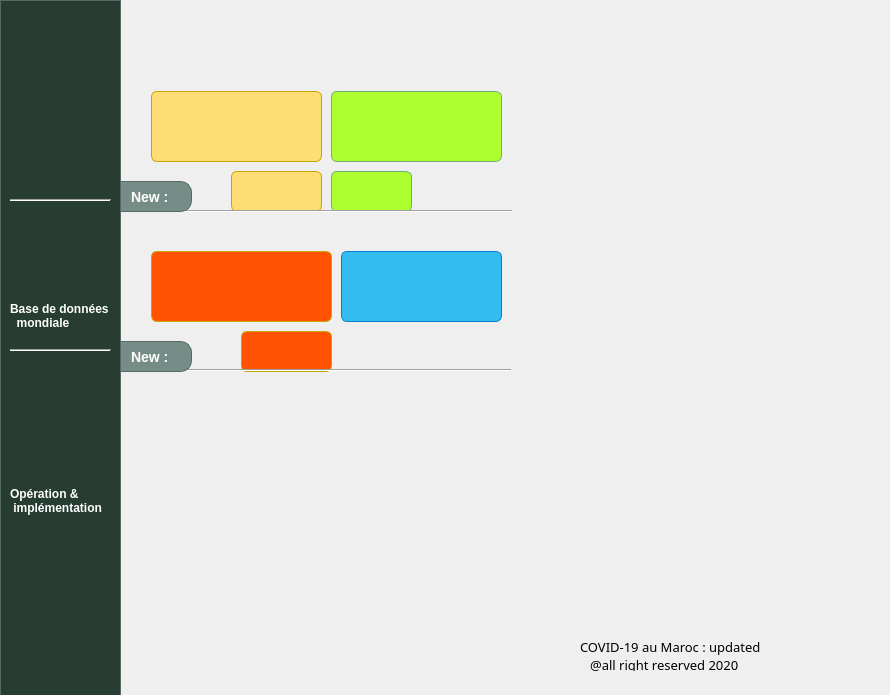
<?xml version="1.0" encoding="UTF-8"?>
<ui version="4.0">
 <class>SecDialog</class>
 <widget class="QDialog" name="SecDialog">
  <property name="geometry">
   <rect>
    <x>0</x>
    <y>0</y>
    <width>890</width>
    <height>695</height>
   </rect>
  </property>
  <property name="windowTitle">
   <string>DeskApp</string>
  </property>
  <widget class="QLabel" name="label_time">
   <property name="geometry">
    <rect>
     <x>610</x>
     <y>24</y>
     <width>101</width>
     <height>21</height>
    </rect>
   </property>
   <property name="font">
    <font>
     <pointsize>9</pointsize>
     <weight>50</weight>
     <bold>false</bold>
     <underline>false</underline>
    </font>
   </property>
   <property name="text">
    <string/>
   </property>
  </widget>
  <widget class="QLabel" name="label_pics">
   <property name="geometry">
    <rect>
     <x>520</x>
     <y>10</y>
     <width>351</width>
     <height>651</height>
    </rect>
   </property>
   <property name="minimumSize">
    <size>
     <width>0</width>
     <height>0</height>
    </size>
   </property>
   <property name="font">
    <font>
     <family>MS Serif</family>
     <pointsize>12</pointsize>
     <weight>75</weight>
     <bold>true</bold>
    </font>
   </property>
   <property name="cursor">
    <cursorShape>ClosedHandCursor</cursorShape>
   </property>
   <property name="mouseTracking">
    <bool>false</bool>
   </property>
   <property name="text">
    <string/>
   </property>
  </widget>
  <widget class="QLabel" name="label_maroc">
   <property name="geometry">
    <rect>
     <x>760</x>
     <y>0</y>
     <width>121</width>
     <height>31</height>
    </rect>
   </property>
   <property name="text">
    <string/>
   </property>
  </widget>
  <widget class="QLabel" name="label_Recovred">
   <property name="geometry">
    <rect>
     <x>331</x>
     <y>91</y>
     <width>171</width>
     <height>71</height>
    </rect>
   </property>
   <property name="font">
    <font>
     <family>Arial Rounded MT Bold</family>
     <pointsize>14</pointsize>
     <weight>75</weight>
     <bold>true</bold>
     <underline>false</underline>
     <strikeout>false</strikeout>
    </font>
   </property>
   <property name="styleSheet">
    <string notr="true">box-shadow:inset 0px 1px 0px 0px #aef29b;
	
	background-color:#ADFF2F;
	border-radius:6px;
	border:1px solid #71ad77;
	display:inline-block;
	cursor:pointer;
	color:#ffffff;
	
	font-weight:bold;
	padding:6px 24px;
	text-decoration:none;
	text-shadow:0px 1px 0px #2f6627;</string>
   </property>
   <property name="text">
    <string/>
   </property>
  </widget>
  <widget class="QLabel" name="label_active">
   <property name="geometry">
    <rect>
     <x>151</x>
     <y>91</y>
     <width>171</width>
     <height>71</height>
    </rect>
   </property>
   <property name="font">
    <font>
     <family>Arial Rounded MT Bold</family>
     <pointsize>14</pointsize>
     <weight>75</weight>
     <bold>true</bold>
     <underline>false</underline>
     <strikeout>false</strikeout>
    </font>
   </property>
   <property name="styleSheet">
    <string notr="true">box-shadow:inset 0px 1px 0px 0px #f0e405;
	background:linear-gradient(to bottom, #ffdd75 5%, #f5e08b 100%);
	background-color:#ffdd75;
	border-radius:6px;
	border:1px solid #c7a600;
	display:inline-block;
	cursor:pointer;
	color:#ffffff;


	font-weight:bold;
	padding:6px 24px;
	text-decoration:none;
	text-shadow:0px 1px 0px #2f6627;</string>
   </property>
   <property name="text">
    <string/>
   </property>
  </widget>
  <widget class="QLabel" name="label_2">
   <property name="geometry">
    <rect>
     <x>331</x>
     <y>171</y>
     <width>81</width>
     <height>41</height>
    </rect>
   </property>
   <property name="font">
    <font>
     <family>MS Sans Serif</family>
     <pointsize>14</pointsize>
     <weight>75</weight>
     <bold>true</bold>
     <underline>false</underline>
     <strikeout>false</strikeout>
    </font>
   </property>
   <property name="styleSheet">
    <string notr="true">box-shadow:inset 0px 1px 0px 0px #aef29b;
	
	background-color:#ADFF2F;
	border-radius:6px;
	border:1px solid #71ad77;
	display:inline-block;
	cursor:pointer;
	color:#ffffff;
	padding:6px 24px;
	text-shadow:1px 1px 1px #919191;
   -webkit-text-stroke-color:;
    -webkit-text-stroke-width:
</string>
   </property>
   <property name="text">
    <string/>
   </property>
  </widget>
  <widget class="QLabel" name="label_patient">
   <property name="geometry">
    <rect>
     <x>281</x>
     <y>131</y>
     <width>31</width>
     <height>31</height>
    </rect>
   </property>
   <property name="text">
    <string/>
   </property>
  </widget>
  <widget class="QLabel" name="label_recovred">
   <property name="geometry">
    <rect>
     <x>341</x>
     <y>131</y>
     <width>31</width>
     <height>31</height>
    </rect>
   </property>
   <property name="text">
    <string/>
   </property>
  </widget>
  <widget class="QLabel" name="label_death">
   <property name="geometry">
    <rect>
     <x>151</x>
     <y>251</y>
     <width>181</width>
     <height>71</height>
    </rect>
   </property>
   <property name="font">
    <font>
     <family>Arial Rounded MT Bold</family>
     <pointsize>14</pointsize>
     <weight>75</weight>
     <bold>true</bold>
     <underline>false</underline>
     <strikeout>false</strikeout>
    </font>
   </property>
   <property name="styleSheet">
    <string notr="true">box-shadow:inset 0px 39px 0px -24px #fc5624;
	background-color:#ff5303;
	border-radius:6px;
	border:1px solid #c7a600;
	display:inline-block;
	cursor:pointer;
	color:#ffffff;
	font-weight:bold;
	padding:6px 15px;
	text-decoration:none;
	text-shadow:0px 1px 0px #e6b0ac;</string>
   </property>
   <property name="text">
    <string/>
   </property>
  </widget>
  <widget class="QLabel" name="label_skull">
   <property name="geometry">
    <rect>
     <x>281</x>
     <y>271</y>
     <width>41</width>
     <height>41</height>
    </rect>
   </property>
   <property name="text">
    <string/>
   </property>
  </widget>
  <widget class="QLabel" name="label_3">
   <property name="geometry">
    <rect>
     <x>241</x>
     <y>331</y>
     <width>91</width>
     <height>41</height>
    </rect>
   </property>
   <property name="font">
    <font>
     <family>MS Sans Serif</family>
     <pointsize>14</pointsize>
     <weight>75</weight>
     <bold>true</bold>
     <underline>false</underline>
     <strikeout>false</strikeout>
    </font>
   </property>
   <property name="styleSheet">
    <string notr="true">box-shadow:inset 0px 39px 0px -24px #fc5624;
	background-color:#ff5303;
	border-radius:6px;
	border:1px solid #c7a600;
	display:inline-block;
	cursor:pointer;
	color:#ffffff;
	
	padding:6px 15px;
	text-decoration:none;
	text-shadow:0px 1px 0px #e6b0ac;</string>
   </property>
   <property name="text">
    <string/>
   </property>
  </widget>
  <widget class="QLabel" name="label_up2">
   <property name="geometry">
    <rect>
     <x>281</x>
     <y>251</y>
     <width>61</width>
     <height>31</height>
    </rect>
   </property>
   <property name="font">
    <font>
     <family>Arial Rounded MT Bold</family>
     <pointsize>14</pointsize>
     <weight>50</weight>
     <italic>false</italic>
     <bold>false</bold>
    </font>
   </property>
   <property name="styleSheet">
    <string notr="true"/>
   </property>
   <property name="text">
    <string/>
   </property>
  </widget>
  <widget class="QLabel" name="label_1">
   <property name="geometry">
    <rect>
     <x>231</x>
     <y>171</y>
     <width>91</width>
     <height>41</height>
    </rect>
   </property>
   <property name="font">
    <font>
     <family>MS Sans Serif</family>
     <pointsize>14</pointsize>
     <weight>75</weight>
     <bold>true</bold>
     <underline>false</underline>
     <strikeout>false</strikeout>
    </font>
   </property>
   <property name="styleSheet">
    <string notr="true">box-shadow:inset 0px 1px 0px 0px #f0e405;
	background:linear-gradient(to bottom, #ffdd75 5%, #f5e08b 100%);
	background-color:#ffdd75;
	border-radius:6px;
	border:1px solid #c7a600;
	display:inline-block;
	cursor:pointer;
	color:#ffffff;
	font-weight:bold;
	padding:6px 24px;
	text-decoration:none;
	text-shadow:0px 1px 0px #2f6627;</string>
   </property>
   <property name="text">
    <string/>
   </property>
  </widget>
  <widget class="Line" name="line">
   <property name="geometry">
    <rect>
     <x>121</x>
     <y>201</y>
     <width>391</width>
     <height>21</height>
    </rect>
   </property>
   <property name="orientation">
    <enum>Qt::Horizontal</enum>
   </property>
  </widget>
  <widget class="QLabel" name="label_4">
   <property name="geometry">
    <rect>
     <x>111</x>
     <y>181</y>
     <width>81</width>
     <height>31</height>
    </rect>
   </property>
   <property name="font">
    <font>
     <family>Arial</family>
     <pointsize>-1</pointsize>
     <weight>75</weight>
     <bold>true</bold>
     <underline>false</underline>
     <strikeout>false</strikeout>
    </font>
   </property>
   <property name="styleSheet">
    <string notr="true">	box-shadow:inset 0px 0px 3px 0px #91b8b3;
	background:linear-gradient(to bottom, #768d87 5%, #6c7c7c 100%);
	background-color:#768d87;
	border-radius:11px;
	border:1px solid #566963;
	display:inline-block;
	cursor:pointer;
	color:#ffffff;
	font-family:Arial;
	font-size:14px;
	font-weight:bold;
	padding:9px 15px;
	text-decoration:none;
	text-shadow:0px 0px 0px #2b665e;</string>
   </property>
   <property name="text">
    <string>New :</string>
   </property>
  </widget>
  <widget class="Line" name="line_4">
   <property name="geometry">
    <rect>
     <x>150</x>
     <y>360</y>
     <width>361</width>
     <height>21</height>
    </rect>
   </property>
   <property name="orientation">
    <enum>Qt::Horizontal</enum>
   </property>
  </widget>
  <widget class="QLabel" name="label_8">
   <property name="geometry">
    <rect>
     <x>111</x>
     <y>341</y>
     <width>81</width>
     <height>31</height>
    </rect>
   </property>
   <property name="font">
    <font>
     <family>Arial</family>
     <pointsize>-1</pointsize>
     <weight>75</weight>
     <bold>true</bold>
     <underline>false</underline>
     <strikeout>false</strikeout>
    </font>
   </property>
   <property name="styleSheet">
    <string notr="true">	box-shadow:inset 0px 0px 3px 0px #91b8b3;
	background:linear-gradient(to bottom, #768d87 5%, #6c7c7c 100%);
	background-color:#768d87;
	border-radius:11px;
	border:1px solid #566963;
	display:inline-block;
	cursor:pointer;
	color:#ffffff;
	font-family:Arial;
	font-size:14px;
	font-weight:bold;
	padding:9px 15px;
	text-decoration:none;
	text-shadow:0px 0px 0px #2b665e;</string>
   </property>
   <property name="text">
    <string>New :</string>
   </property>
  </widget>
  <widget class="QLabel" name="label_skull_2">
   <property name="geometry">
    <rect>
     <x>500</x>
     <y>590</y>
     <width>41</width>
     <height>41</height>
    </rect>
   </property>
   <property name="text">
    <string/>
   </property>
  </widget>
  <widget class="QLabel" name="label_actuel">
   <property name="geometry">
    <rect>
     <x>341</x>
     <y>251</y>
     <width>161</width>
     <height>71</height>
    </rect>
   </property>
   <property name="font">
    <font>
     <family>Arial Rounded MT Bold</family>
     <pointsize>14</pointsize>
     <weight>75</weight>
     <bold>true</bold>
     <underline>false</underline>
     <strikeout>false</strikeout>
    </font>
   </property>
   <property name="styleSheet">
    <string notr="true">box-shadow: 0px 1px 0px 0px #f0f7fa;
	background:linear-gradient(to bottom, #33bdef 5%, #019ad2 100%);
	background-color:#33bdef;
	border-radius:6px;
	border:1px solid #057fd0;
	display:inline-block;
	cursor:pointer;
	color:#ffffff;
	
	font-weight:bold;
	padding:6px 24px;
	text-decoration:none;
	text-shadow:0px -1px 0px #5b6178;</string>
   </property>
   <property name="text">
    <string/>
   </property>
  </widget>
  <widget class="QLabel" name="label_skull_3">
   <property name="geometry">
    <rect>
     <x>280</x>
     <y>490</y>
     <width>41</width>
     <height>41</height>
    </rect>
   </property>
   <property name="text">
    <string/>
   </property>
  </widget>
  <widget class="QCustomPlot" name="customPlot" native="true">
   <property name="geometry">
    <rect>
     <x>100</x>
     <y>390</y>
     <width>401</width>
     <height>301</height>
    </rect>
   </property>
  </widget>
  <widget class="QLabel" name="label_flag">
   <property name="geometry">
    <rect>
     <x>820</x>
     <y>630</y>
     <width>71</width>
     <height>41</height>
    </rect>
   </property>
   <property name="text">
    <string/>
   </property>
  </widget>
  <widget class="QLabel" name="label">
   <property name="geometry">
    <rect>
     <x>580</x>
     <y>640</y>
     <width>281</width>
     <height>31</height>
    </rect>
   </property>
   <property name="font">
    <font>
     <family>Rod</family>
     <pointsize>10</pointsize>
    </font>
   </property>
   <property name="text">
    <string>COVID-19 au Maroc : updated
   @all right reserved 2020</string>
   </property>
  </widget>
  <widget class="QLabel" name="label_5">
   <property name="geometry">
    <rect>
     <x>0</x>
     <y>0</y>
     <width>121</width>
     <height>701</height>
    </rect>
   </property>
   <property name="styleSheet">
    <string notr="true">box-shadow:inset 0px 1px 3px 0px #91b8b3;
	background:linear-gradient(to bottom, #273d32 5%, #6c7c7c 100%);
	background-color:#273d32;
	border:1px solid #566963;
	display:inline-block;
	cursor:pointer;
	color:#ffffff;
	font-family:Arial;
	font-size:15px;
	font-weight:bold;
	padding:11px 23px;
	text-decoration:none;
	text-shadow:0px -1px 0px #2b665e;</string>
   </property>
   <property name="text">
    <string/>
   </property>
  </widget>
  <widget class="QLabel" name="label_world_png">
   <property name="geometry">
    <rect>
     <x>10</x>
     <y>230</y>
     <width>101</width>
     <height>81</height>
    </rect>
   </property>
   <property name="text">
    <string/>
   </property>
  </widget>
  <widget class="QPushButton" name="pushButton_world">
   <property name="geometry">
    <rect>
     <x>10</x>
     <y>240</y>
     <width>101</width>
     <height>101</height>
    </rect>
   </property>
   <property name="cursor">
    <cursorShape>PointingHandCursor</cursorShape>
   </property>
   <property name="styleSheet">
    <string notr="true">

	border:0px solid #566963;
	display:inline-block;
	color:#ffffff;

	padding:11px 23px;
	</string>
   </property>
   <property name="text">
    <string/>
   </property>
  </widget>
  <widget class="QLabel" name="label_user_img">
   <property name="geometry">
    <rect>
     <x>20</x>
     <y>10</y>
     <width>71</width>
     <height>81</height>
    </rect>
   </property>
   <property name="styleSheet">
    <string notr="true">
border-raduis:60px;</string>
   </property>
   <property name="text">
    <string/>
   </property>
  </widget>
  <widget class="QLabel" name="label_username">
   <property name="geometry">
    <rect>
     <x>130</x>
     <y>10</y>
     <width>161</width>
     <height>31</height>
    </rect>
   </property>
   <property name="font">
    <font>
     <pointsize>12</pointsize>
    </font>
   </property>
   <property name="text">
    <string/>
   </property>
  </widget>
  <widget class="QLabel" name="label_vi">
   <property name="geometry">
    <rect>
     <x>20</x>
     <y>410</y>
     <width>91</width>
     <height>71</height>
    </rect>
   </property>
   <property name="text">
    <string/>
   </property>
  </widget>
  <widget class="QPushButton" name="pushButton_cmp">
   <property name="geometry">
    <rect>
     <x>10</x>
     <y>420</y>
     <width>91</width>
     <height>131</height>
    </rect>
   </property>
   <property name="font">
    <font>
     <pointsize>10</pointsize>
     <weight>75</weight>
     <bold>true</bold>
    </font>
   </property>
   <property name="cursor">
    <cursorShape>PointingHandCursor</cursorShape>
   </property>
   <property name="styleSheet">
    <string notr="true">

	border:0px solid #566963;
	display:inline-block;
	color:#ffffff;

	padding:11px 23px;
	</string>
   </property>
   <property name="text">
    <string/>
   </property>
  </widget>
  <widget class="QLabel" name="label_7">
   <property name="geometry">
    <rect>
     <x>10</x>
     <y>290</y>
     <width>111</width>
     <height>51</height>
    </rect>
   </property>
   <property name="font">
    <font>
     <pointsize>9</pointsize>
     <weight>75</weight>
     <bold>true</bold>
    </font>
   </property>
   <property name="styleSheet">
    <string notr="true">color:#ffffff;</string>
   </property>
   <property name="text">
    <string>Base de données
  mondiale</string>
   </property>
  </widget>
  <widget class="Line" name="line_2">
   <property name="geometry">
    <rect>
     <x>10</x>
     <y>340</y>
     <width>101</width>
     <height>21</height>
    </rect>
   </property>
   <property name="orientation">
    <enum>Qt::Horizontal</enum>
   </property>
  </widget>
  <widget class="QLabel" name="label_9">
   <property name="geometry">
    <rect>
     <x>10</x>
     <y>480</y>
     <width>121</width>
     <height>41</height>
    </rect>
   </property>
   <property name="font">
    <font>
     <pointsize>9</pointsize>
     <weight>75</weight>
     <bold>true</bold>
    </font>
   </property>
   <property name="styleSheet">
    <string notr="true">color:#ffffff;
</string>
   </property>
   <property name="text">
    <string>Opération &amp; 
 implémentation</string>
   </property>
  </widget>
  <widget class="Line" name="line_3">
   <property name="geometry">
    <rect>
     <x>10</x>
     <y>190</y>
     <width>101</width>
     <height>21</height>
    </rect>
   </property>
   <property name="orientation">
    <enum>Qt::Horizontal</enum>
   </property>
  </widget>
  <widget class="QLabel" name="label_date">
   <property name="geometry">
    <rect>
     <x>590</x>
     <y>0</y>
     <width>181</width>
     <height>31</height>
    </rect>
   </property>
   <property name="font">
    <font>
     <pointsize>12</pointsize>
     <weight>75</weight>
     <bold>true</bold>
    </font>
   </property>
   <property name="text">
    <string/>
   </property>
  </widget>
  <widget class="QLabel" name="label_eye">
   <property name="geometry">
    <rect>
     <x>140</x>
     <y>50</y>
     <width>31</width>
     <height>21</height>
    </rect>
   </property>
   <property name="text">
    <string/>
   </property>
  </widget>
  <widget class="QLabel" name="label_consultation">
   <property name="geometry">
    <rect>
     <x>170</x>
     <y>50</y>
     <width>91</width>
     <height>21</height>
    </rect>
   </property>
   <property name="font">
    <font>
     <pointsize>9</pointsize>
    </font>
   </property>
   <property name="text">
    <string/>
   </property>
  </widget>
 </widget>
 <customwidgets>
  <customwidget>
   <class>QCustomPlot</class>
   <extends>QWidget</extends>
   <header>qcustomplot.h</header>
   <container>1</container>
  </customwidget>
 </customwidgets>
 <resources/>
 <connections/>
</ui>
